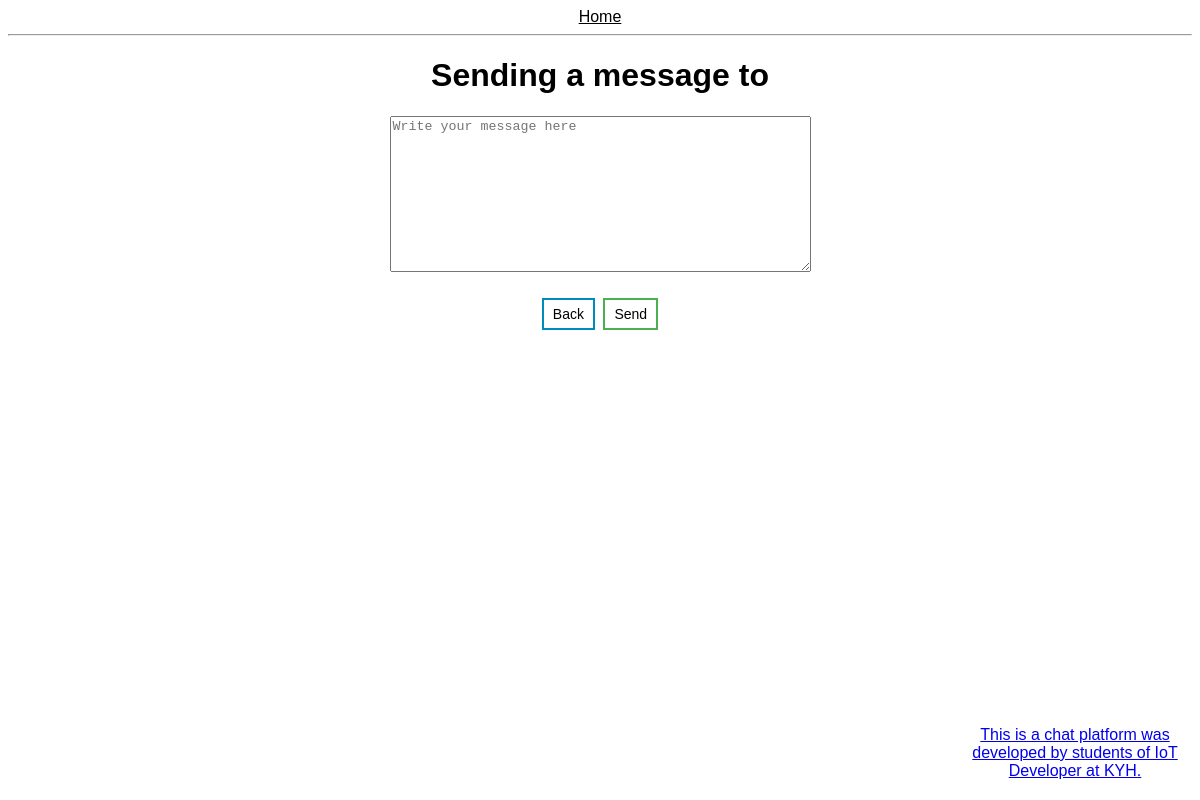
The app's page /message/6, older data.
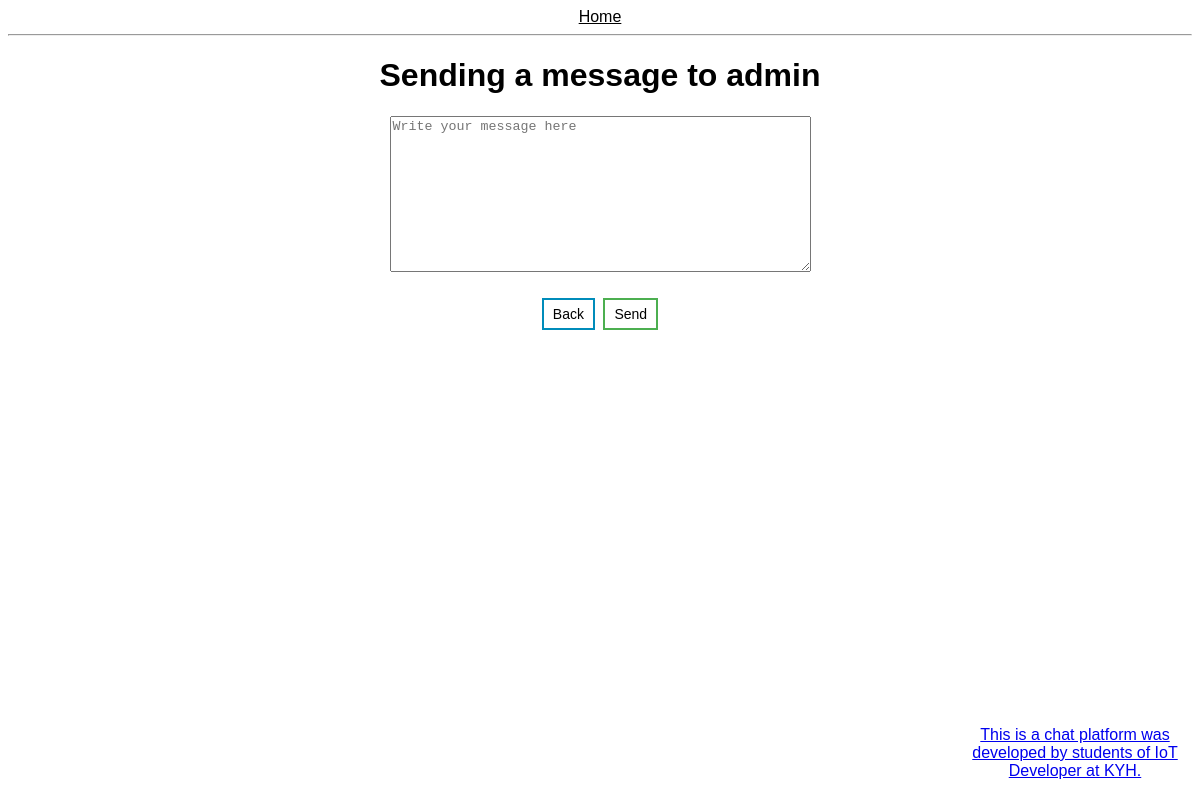
The same page, newer data.
### models.py (models this page shows, shortened)
class User(db.Model):
    id = db.Column(db.Integer, primary_key=True, autoincrement=True)
    name = db.Column(db.String(150))
    email = db.Column(db.String(150), unique=True)
    password = db.Column(db.String(100))
    admin = db.Column(db.BOOLEAN, default=False)
    online = db.Column(db.BOOLEAN, default=False)
    sent_messages = db.relationship('Message', backref='sender', lazy=True)
    recv_messages = db.relationship('Message', secondary=message_recv, lazy='subquery',
                                    backref=db.backref('receivers', lazy=True))

### blueprints/user/__init__.py (the view)
@bp_user.get('/message/<user_id>')
def message_get(user_id):
    user_id = int(user_id)
    receiver = get_user_by_id(user_id)
    return render_template('message.html', receiver=receiver)

### controllers/user_controller.py (called while the page is built)
def get_user_by_id(user_id):
    from models import User
    return User.query.filter(User.id == user_id).first()

### templates/message.html (shortened to what this page needs)
{% extends "base-template.html" %}
{% block content %}
    <h1>Sending a message to {{ receiver.name }}</h1>
    <form action="{{ url_for('bp_user.message_post') }}" method="POST">
        <textarea name="body" rows="10" cols="50" placeholder="Write your message here"></textarea> <br />
        <br />
        <button class="sbutton button2" action="{{ url_for('bp_open.index')}}">Back</button>
        <button class="sbutton button1">Send</button>
    </form>
{% endblock %}

Row changes from the older to the newer data that the page shows:
added User: name "admin"
